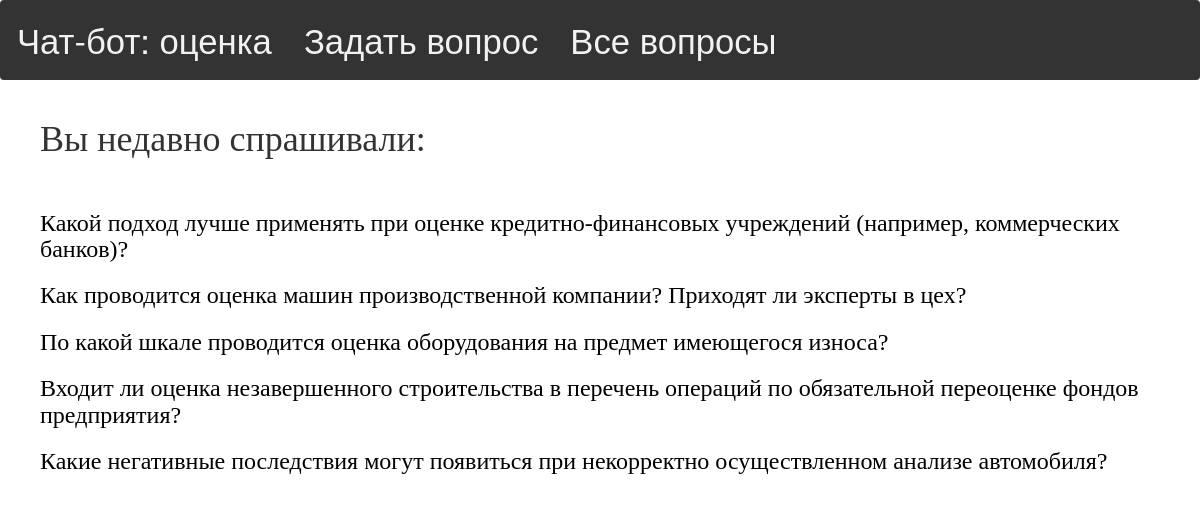
The page / on the database its author committed.
### myapp/models.py (models this page shows, shortened)
class Question(models.Model):
    question = models.TextField(default='')
    answer = models.TextField(default='')
    asked_date = models.IntegerField(default=0)
    def __str__(self):
        return self.question

### myapp/views.py (the view)
# urls.py: path('', views.home, name='home'),
def home(request):
    recent_questions = Question.objects.order_by('-asked_date')[:5]
    if (len(config.main_bag) == 0):
        init(Question.objects.all())
    return render(request, 'myapp/home.html', {'recent_questions': recent_questions})

### myapp/views.py (called while the page is built)
def tokenize(text):
    txt = clear(str(text).lower())
    return txt.split()

def clear(text):
    chars = ".,?!();:–-«»*\"/"
    for c in chars:
        if c in text:
            text = text.replace(c, ' ')
    return text

def get_ready_question(question):
    tokens = []
    tokens = tokenize(question)
    for i in range(len(tokens)):
        tokens[i] = morph.parse(tokens[i])[0].normal_form
    norm_tokens = []
    for word in tokens:
        if word not in digits:
            norm_tokens.append(word)
    norm_tokens_final = []
    for word in norm_tokens:
        if word not in predlogs:
            norm_tokens_final.append(word)
    result = []
    for word in norm_tokens_final:
        if word not in stop_words:
            result.append(word)
    return result

def init(quesions):
    mas = []
    mas_tokens = []
    for qst in quesions:
        mas.append(str(qst))
    config.all_questions_string = mas.copy()
    for qst in mas:
        mas_tokens.append(get_ready_question(qst))
    config.main_bag = mas_tokens.copy()

### myapp/templates/myapp/home.html
{% extends 'myapp/base.html' %}
{% block content %}
    <h1>Вы недавно спрашивали:</h1>
    <br/>
    {% for question in recent_questions %}
        <div class="question_recent">
            <h3><a href="{% url 'answer' pk=question.pk %}">{{ question.question }}</a></h3>
        </div>
    {% endfor %}
{% endblock %}

### myapp/templates/myapp/base.html (shortened to what this page needs)
{% load static %}
<html>
    <head>
        <link rel="stylesheet" href="//maxcdn.bootstrapcdn.com/bootstrap/3.2.0/css/bootstrap.min.css">
        <link rel="stylesheet" href="//maxcdn.bootstrapcdn.com/bootstrap/3.2.0/css/bootstrap-theme.min.css">
        <link rel="stylesheet" href="{% static 'css/home.css' %}">
    </head>
    <body>
        <br/>
        <br/>
        <br/>
        <br/>
        <br/>
        <div class="navbar">
            <a class="active" href="/">Чат-бот: оценка</a>
            <a href="/question">Задать вопрос</a>
            <a href="/all">Все вопросы</a>
        </div>
        <div class="content container">
            <div class="row">
                <div class="align-middle">
                    {% block content %}
                    {% endblock %}
                </div>
            </div>
        </div>
    </body>
</html>

### myapp/static/css/home.css (style rules this page uses)
.content { margin-left: 40px; }
h1, h2, h3, h4 { font-family: 'HANSIEF'; }
.question_recent { width: 100%; }
.question_recent h3 a, .question_recent h3 a:visited { color: #000000; }
.navbar { overflow: hidden; background-color: #333; position: fixed; top: 0; width: 100%; }
.navbar a { float: left; display: block; color: #f2f2f2; text-align: center; padding: 14px 16px; text-decoration: none; font-size: 26pt; }

### rows shown on the page
Question: question "Какой подход лучше применять при оценке кредитно-финансовых учреждений (например, коммерческих банков)?"
Question: question "Как проводится оценка машин производственной компании? Приходят ли эксперты в цех?"
Question: question "По какой шкале проводится оценка оборудования на предмет имеющегося износа?"
Question: question "Входит ли оценка незавершенного строительства в перечень операций по обязательной переоценке фондов предприятия?"
Question: question "Какие негативные последствия могут появиться при некорректно осуществленном анализе автомобиля?"
